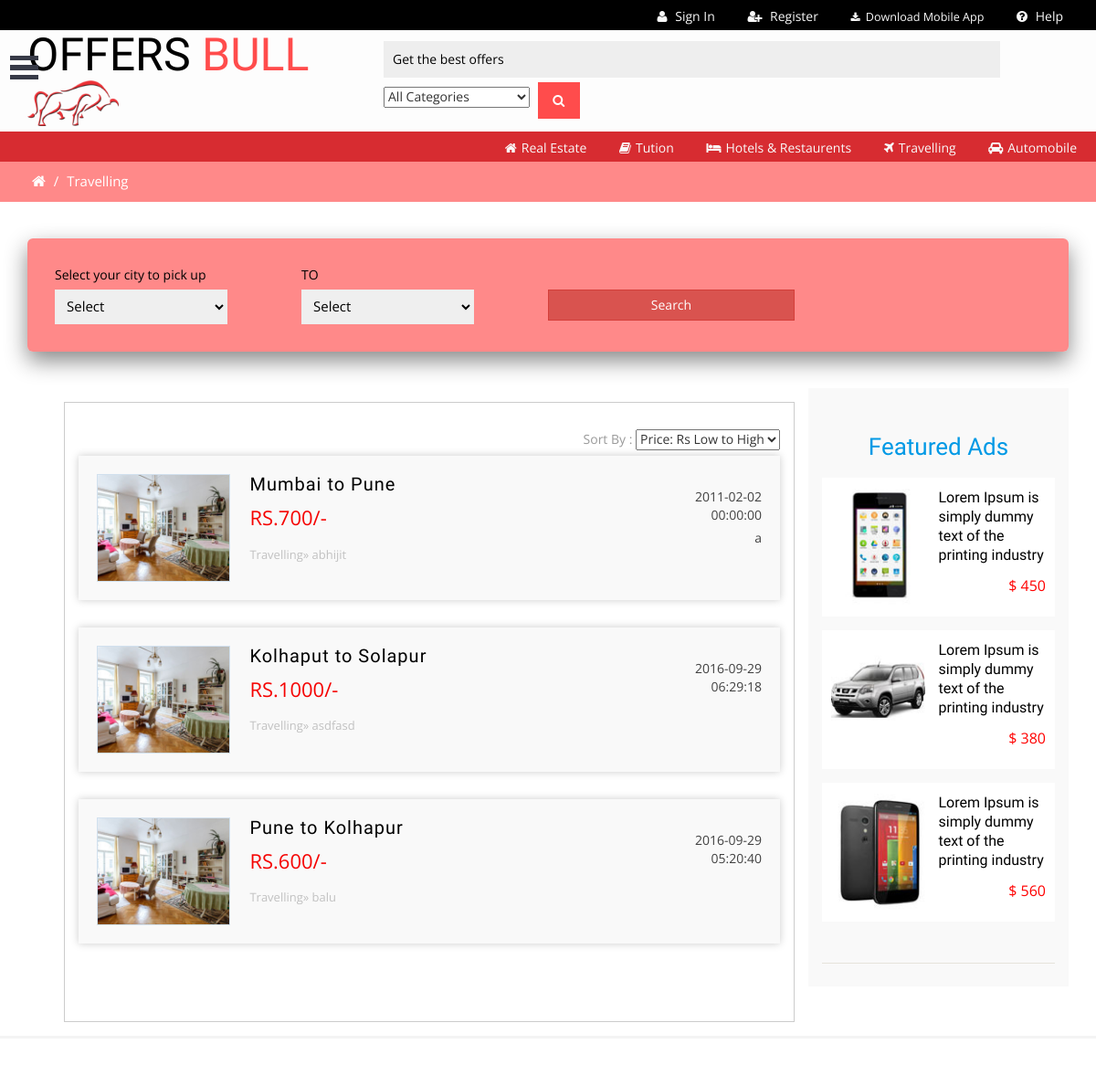
Page /index.php/travelling/travel (upper part) on the earlier database version.
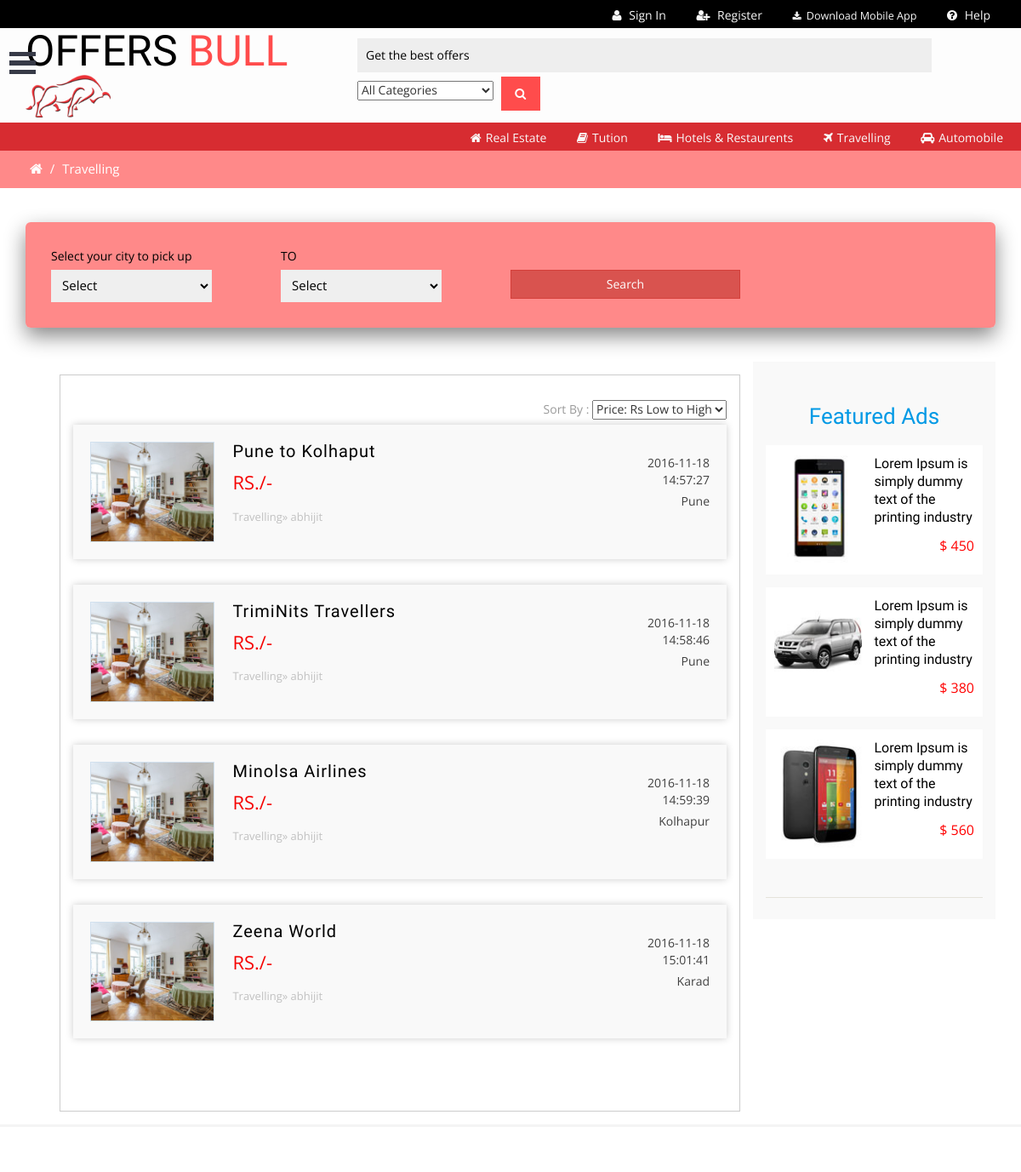
Same page on the later database version.
### tables this page shows
CREATE TABLE IF NOT EXISTS `travelling` (
  `travelid` int(11) NOT NULL AUTO_INCREMENT,
  `name` varchar(255) DEFAULT NULL,
  `title` varchar(255) DEFAULT NULL,
  `address` text,
  `price` varchar(255) DEFAULT NULL,
  `description` text,
  `mobile` varchar(255) DEFAULT NULL,
  `email` varchar(255) DEFAULT NULL,
  `city` varchar(255) DEFAULT NULL,
  `area` varchar(255) DEFAULT NULL,
  `date` datetime DEFAULT NULL,
  `offerend` datetime DEFAULT NULL,
  `category` tinyint(4) DEFAULT NULL,
  `userid` tinyint(4) DEFAULT NULL,
  PRIMARY KEY (`travelid`)
);

### application/controllers/Travelling.php (called while the page is built, shortened)
<?php
	class Travelling extends CI_Controller{
		public function travel(){
			$category['template'] = "travelling";
			$category['datas']=null;
			$category['msearch']=null;
			$this->load->library('pagination');
			$this->load->view('pages/mainpage',$category);
		}
	}
?>

### index.php (called while the page is built, shortened)
<?php
require_once BASEPATH.'core/CodeIgniter.php';

### application/views/pages/travelling/container.php (the view, shortened to what the changed rows need)
<?php
$query=array();
if($datas==null && $msearch==null){
	$query= $this->db->get('travelling',5,$this->uri->segment(3))->result();
}
?>
<div class="total-ads main-grid-border">
	<div class="container">
		<div class="ads-grid">
			<div class="agileinfo-ads-display col-md-9">
				<div class="wrapper">
				<div class="bs-example bs-example-tabs" role="tabpanel" data-example-id="togglable-tabs">
				  <div id="myTabContent" class="tab-content">
					<div role="tabpanel" class="tab-pane fade in active" id="home" aria-labelledby="home-tab">
					   <div>
											<div id="container">
						<ul id="result" class="list">
						<?php   if($datas==null && $msearch==null){
							foreach ($query as $row)
							{
						?>
							<a href="<?php echo base_url();?>Travelling/manage_view/<?php echo $row->travelid;?>">
								<li>
								<img src="<?php echo base_url();?>assets/images/r1.jpg" title="" alt="" />
								<section class="list-left">
								<h5  class="title"><?php echo $row->title?></h5>
								<span  class="adprice">RS.<?php echo $row->price?>/-</span>
								<p  class="catpath">Travelling» <?php echo $row->name?></p>
								</section>
								<section class="list-right">
								<span  class="date"><?php echo $row->date?></span>
								<span  class="cityname"><?php echo $row->city?></span>
								</section>
								<div class="clearfix"></div>
								</li>
							</a>
							<?php } } elseif ($msearch==null) {
								foreach ($datas as $row1)
							{?>
							<a href="<?php echo base_url();?>Travelling/manage_view/<?php echo $row1['travelid'];?>">
								<li>
								<img src="<?php echo base_url();?>assets/images/r1.jpg" title="" alt="" />
								<section class="list-left">
								<h5 class="title"><?php echo $row1['title']?></h5>
								<span  class="adprice">RS.<?php echo $row1['price']?>/-</span>
								<p  class="catpath">Travelling» <?php echo $row1['name']?></p>
								</section>
								<section class="list-right">
								<span  class="date"><?php echo $row1['date']?></span>
								<span  class="cityname"><?php echo $row1['city']?></span>
								</section>
								<div class="clearfix"></div>
								</li>
							</a>
							<?php }}else{
								foreach ($msearch as $row2){
							?>
								<a href="<?php echo base_url();?>Travelling/manage_view/<?php echo $row2['travelid'];?>">
										<li>
										<img src="<?php echo base_url();?>assets/images/r1.jpg" title="" alt="" />
										<section class="list-left">
										<h5 class="title"><?php echo $row2['title'];?></h5>
																	<span class="adprice">RS. <?php echo $row2['price']?>/-</span>
																	<p class="catpath">Travelling » <?php echo $row2['name']?></p>
																	</section>
																	<section class="list-right">
																	<span class="date"><?php echo $row2['date']?></span>
																	<span class="cityname"><?php echo $row2['city']?></span>
																	</section>
																	<div class="clearfix"></div>
																	</li>
																</a>
							<?php }}?>
						</ul>
					</div>
					</div>
					</div>
				  </div>
				</div>
			</div>
			</div>
			<div class="side-bar col-md-3">
			<div class="w3ls-featured-ads">
				<h2 class="sear-head fer">Featured Ads</h2>
			</div>
			</div>
		</div>
	</div>
</div>

Differences in the rows shown:
removed travelling: title "Mumbai to Pune", price "700", name "abhijit", date "2011-02-02 00:00:00", city "a"
removed travelling: title "Kolhaput to Solapur", price "1000", name "asdfasd", date "2016-09-29 06:29:18"
removed travelling: title "Pune to Kolhapur", price "600", name "balu", date "2016-09-29 05:20:40"
added travelling: title "Pune to Kolhaput", name "abhijit", date "2016-11-18 14:57:27", city "Pune"
added travelling: title "TrimiNits Travellers", name "abhijit", date "2016-11-18 14:58:46", city "Pune"
added travelling: title "Minolsa Airlines", name "abhijit", date "2016-11-18 14:59:39", city "Kolhapur"
added travelling: title "Zeena World", name "abhijit", date "2016-11-18 15:01:41", city "Karad"
